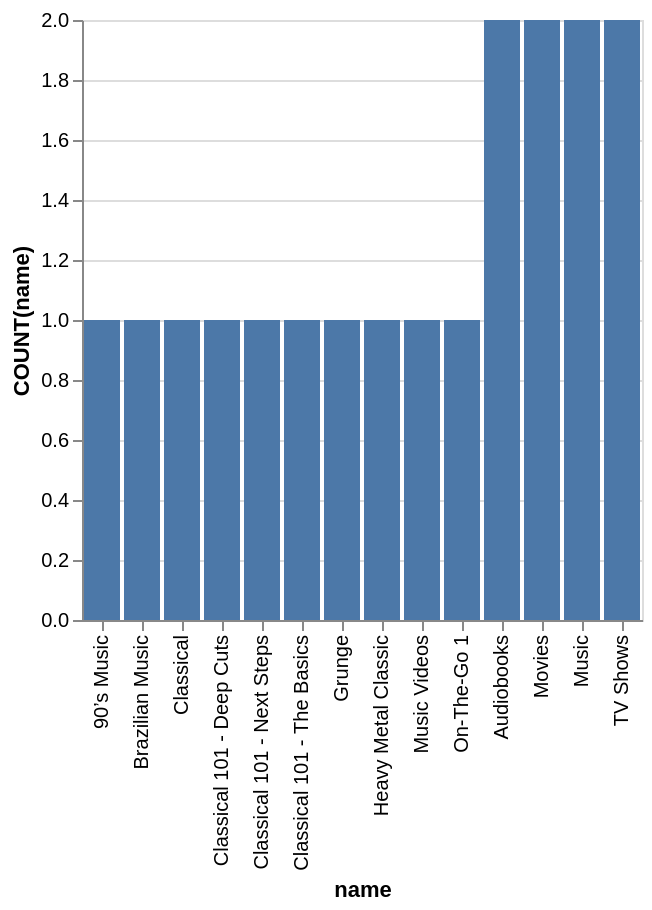

Here is the Vega-Lite specification saved for this chart:
### Vega-Lite specification from a JSON file in a GitHub repository (floating-point values rounded to 4 significant figures)
{"data": {"values": [{"x_data": "90’s Music", "y_data": 1}, {"x_data": "Brazilian Music", "y_data": 1}, {"x_data": "Classical", "y_data": 1}, {"x_data": "Classical 101 - Deep Cuts", "y_data": 1}, {"x_data": "Classical 101 - Next Steps", "y_data": 1}, {"x_data": "Classical 101 - The Basics", "y_data": 1}, {"x_data": "Grunge", "y_data": 1}, {"x_data": "Heavy Metal Classic", "y_data": 1}, {"x_data": "Music Videos", "y_data": 1}, {"x_data": "On-The-Go 1", "y_data": 1}, {"x_data": "Audiobooks", "y_data": 2}, {"x_data": "Movies", "y_data": 2}, {"x_data": "Music", "y_data": 2}, {"x_data": "TV Shows", "y_data": 2}]}, "mark": "bar", "encoding": {"x": {"field": "x_data", "type": "nominal", "title": "name", "sort": {"op": "sum", "field": "y_data", "order": "ascending"}}, "y": {"field": "y_data", "type": "quantitative", "title": "COUNT(name)"}}}
